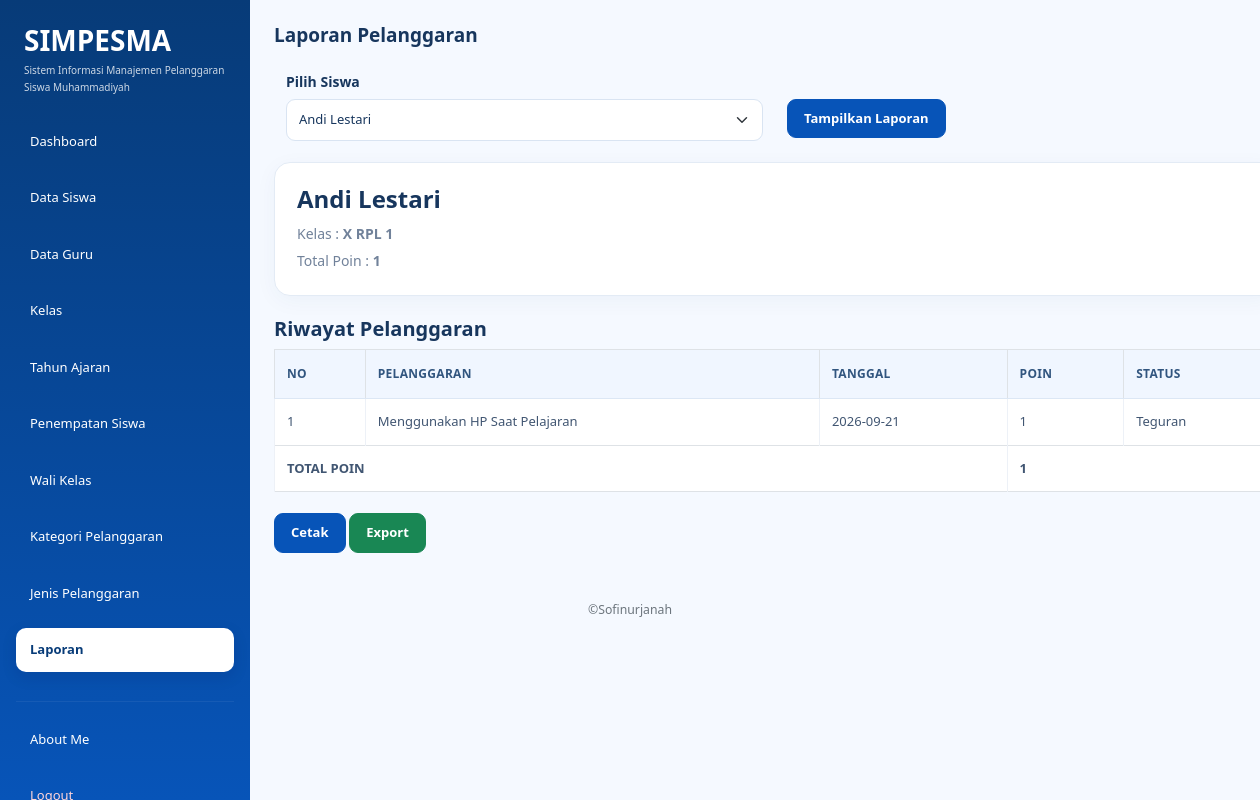
Before: /laporan.php?siswa_id=21 (signed in) with the older database file.
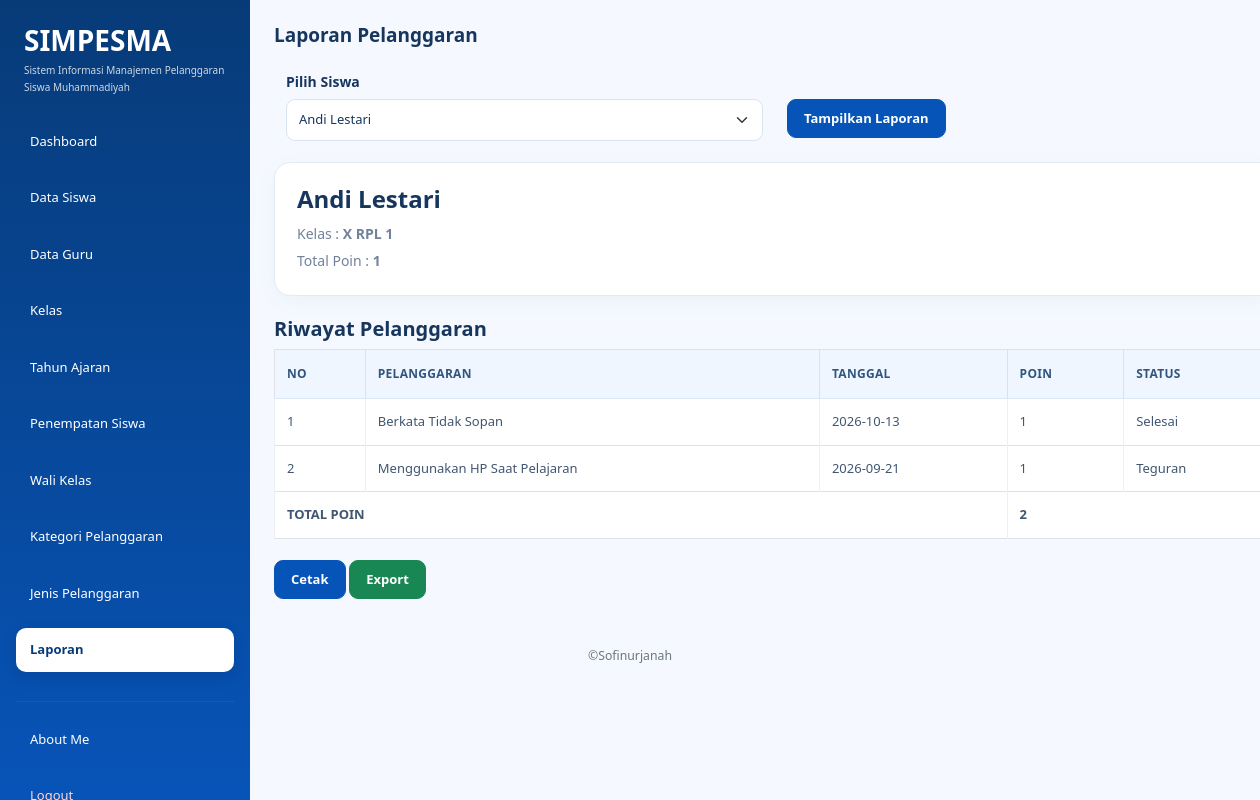
After: the same page with the newer database file.
### tables this page shows
CREATE TABLE `t_pelanggaran_siswa` (
  `id` int(11) NOT NULL,
  `tahun_ajaran_id` int(11) NOT NULL,
  `siswa_id` int(11) NOT NULL,
  `nama_siswa` varchar(150) NOT NULL,
  `kelas_id` int(11) NOT NULL,
  `nama_kelas` varchar(100) NOT NULL,
  `pelanggaran_id` int(11) NOT NULL,
  `nama_pelanggaran` varchar(150) NOT NULL,
  `pelanggaran_kategori_id` int(11) NOT NULL,
  `guru_id` int(11) NOT NULL,
  `nama_guru` varchar(150) NOT NULL,
  `tanggal` date NOT NULL,
  `keterangan` text NOT NULL,
  `poin` int(11) NOT NULL,
  `tindakan` text NOT NULL,
  `status` varchar(30) NOT NULL,
  `created_at` timestamp NOT NULL DEFAULT current_timestamp(),
  `updated_at` timestamp NOT NULL DEFAULT current_timestamp()
);

### laporan.php (the view, shortened to what the changed rows need)
<?php
include "config/koneksi.php";
$siswa_id = isset($_GET['siswa_id']) ? $_GET['siswa_id'] : '';
$data_laporan = null;
if ($siswa_id != '') {
    $data_laporan = mysqli_query(
        $koneksi,
        "SELECT *
         FROM t_pelanggaran_siswa
         WHERE siswa_id = '$siswa_id'
         ORDER BY tanggal DESC"
    );
}
?>
<!DOCTYPE html>
<html>
<head>
    <link
        href="https://cdn.jsdelivr.net/npm/bootstrap@5.3.3/dist/css/bootstrap.min.css"
        rel="stylesheet">
    <link rel="stylesheet" href="style.css">
</head>
<body>
<div class="container-fluid">
    <div class="row">
        <main class="col-md-9 col-lg-10 p-4">
            <br>
            <?php if ($data_laporan != null) { ?>
                <?php
                $data_pertama = mysqli_fetch_assoc($data_laporan);
                if ($data_pertama) {
                ?>
                    <div class="card">
                        <div class="card-body">
                            <h4>
                                <?= htmlspecialchars($data_pertama['nama_siswa']); ?>
                            </h4>
                            <p class="mb-1">
                                Kelas :
                                <b>
                                    <?= htmlspecialchars($data_pertama['nama_kelas']); ?>
                                </b>
                            </p>
                            <p class="mb-0">
                                Total Poin :
                                <b>
                                    <?php
                                    $total_poin = $data_pertama['poin'];
                                    ?>
                                    <?= $total_poin; ?>
                                </b>
                            </p>
                        </div>
                    </div>
                    <br>
                    <h5>
                        Riwayat Pelanggaran
                    </h5>
                    <table class="table table-bordered">
                        <thead>
                            <tr>
                                <th>No</th>
                                <th>Pelanggaran</th>
                                <th>Tanggal</th>
                                <th>Poin</th>
                                <th>Status</th>
                            </tr>
                        </thead>
                        <tbody>
                            <?php
                            $no = 1;
                            $total_poin = $data_pertama['poin'];
                            ?>
                            <tr>
                                <td>
                                    <?= $no++; ?>
                                </td>
                                <td>
                                    <?= htmlspecialchars($data_pertama['nama_pelanggaran']); ?>
                                </td>
                                <td>
                                    <?= $data_pertama['tanggal']; ?>
                                </td>
                                <td>
                                    <?= $data_pertama['poin']; ?>
                                </td>
                                <td>
                                    <?= htmlspecialchars($data_pertama['status']); ?>
                                </td>
                            </tr>
                            <?php while ($row = mysqli_fetch_assoc($data_laporan)) { ?>
                                <?php
                                $total_poin += $row['poin'];
                                ?>
                                <tr>
                                    <td>
                                        <?= $no++; ?>
                                    </td>
                                    <td>
                                        <?= htmlspecialchars($row['nama_pelanggaran']); ?>
                                    </td>
                                    <td>
                                        <?= $row['tanggal']; ?>
                                    </td>
                                    <td>
                                        <?= $row['poin']; ?>
                                    </td>
                                    <td>
                                        <?= htmlspecialchars($row['status']); ?>
                                    </td>
                                </tr>
                            <?php } ?>
                            <tr>
                                <td colspan="3">
                                    <b>TOTAL POIN</b>
                                </td>
                                <td colspan="2">
                                    <b><?= $total_poin; ?></b>
                                </td>
                            </tr>
                        </tbody>
                    </table>
                    <br>
                    <button
                        onclick="cetakLaporan()"
                        class="btn btn-primary">
                        Cetak
                    </button>
                    <button
                        onclick="exportCSV()"
                        class="btn btn-success">
                        Export
                    </button>
                <?php } ?>
            <?php } ?>
        </main>
    </div>
</div>
</body>
</html>

Changed rows visible on the page:
added t_pelanggaran_siswa: nama_siswa "Andi Lestari", nama_kelas "X RPL 1", poin "1", nama_pelanggaran "Berkata Tidak Sopan", tanggal "2026-10-13", status "Selesai"
now on one of the page's lists (row unchanged): t_pelanggaran_siswa: nama_pelanggaran "Menggunakan HP Saat Pelajaran", tanggal "2026-09-21", poin "1", status "Teguran"
shown differently, row unchanged: t_pelanggaran_siswa "Menggunakan HP Saat Pelajaran": poin "1" → (not shown)
Other visible differences:
$total_poin: (not shown) → "2"
$data_pertama['nama_pelanggaran']: "Menggunakan HP Saat Pelajaran" → "Berkata Tidak Sopan"
$data_pertama['tanggal']: "2026-09-21" → "2026-10-13"
$data_pertama['status']: "Teguran" → "Selesai"
